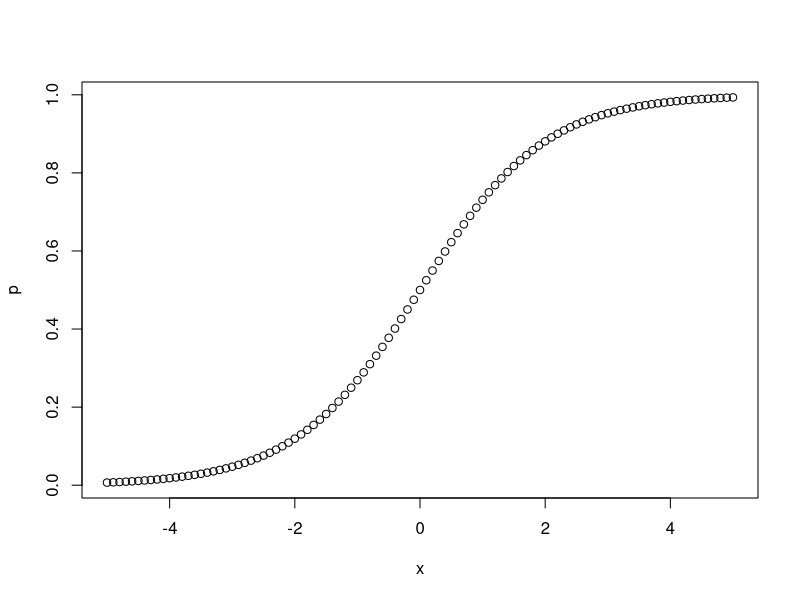

The R script that drew this image:
## ---- chunk 1
knitr::opts_chunk$set(
	message = FALSE,
	warning = FALSE,
	#results = 'hold',
	out.width = "100%",
	fig.align = 'center',
	comment = "",
	fig.dim = c(10, 5.5),
   dpi = 300,
   dev.args = list(bg = "transparent"),
   NULL
)
## ---- chunk 2
A = c( K = .5, J = -.5          )  # Testee Ability (K for Kate, J for Joe)
D = c( A = .4, B = -.3,  C = .0 )  # Item Difficulty

dat = data.frame(
   i = 1:6,  # row ID
   R = c( 1, 0, 1, 0, 0, 1 ),          # Results
   T = c( rep("K", 3), rep("J", 3) ),  # Testee ID
   I = rep( c("A","B","C"), 2 )        # Item ID
)
dat
## ---- chunk 3
dat$A = A[ dat$T ]
dat$D = D[ dat$I ]
dat
## ---- chunk 4
#| fig-cap: "A line plot on a polar axis"
logistic = function(x)
   1 / ( 1 + exp(-x) )

x = seq( -5, 5, by=0.1 )
p = logistic( x )
plot( x, p )
